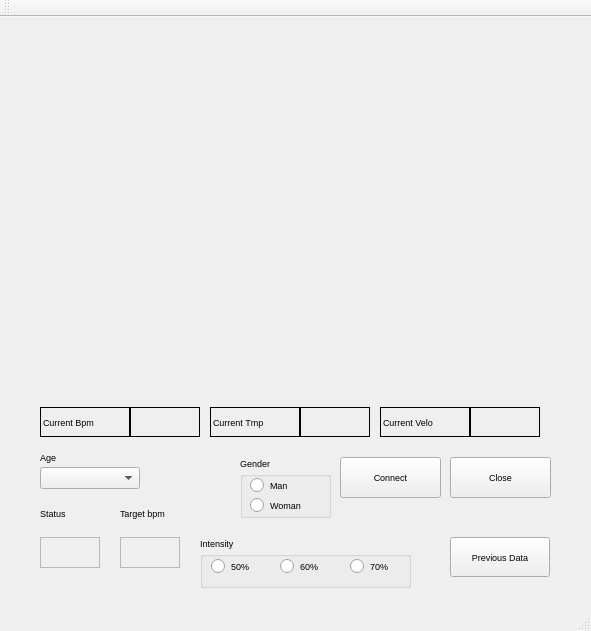
<?xml version="1.0" encoding="UTF-8"?>
<ui version="4.0">
 <class>MainWindow</class>
 <widget class="QMainWindow" name="MainWindow">
  <property name="geometry">
   <rect>
    <x>0</x>
    <y>0</y>
    <width>591</width>
    <height>631</height>
   </rect>
  </property>
  <property name="font">
   <font>
    <family>Arial</family>
    <pointsize>7</pointsize>
   </font>
  </property>
  <property name="windowTitle">
   <string>MainWindow</string>
  </property>
  <widget class="QWidget" name="centralWidget">
   <widget class="QPushButton" name="Connect">
    <property name="geometry">
     <rect>
      <x>340</x>
      <y>440</y>
      <width>101</width>
      <height>41</height>
     </rect>
    </property>
    <property name="text">
     <string>Connect</string>
    </property>
   </widget>
   <widget class="QPushButton" name="Close">
    <property name="geometry">
     <rect>
      <x>450</x>
      <y>440</y>
      <width>101</width>
      <height>41</height>
     </rect>
    </property>
    <property name="text">
     <string>Close</string>
    </property>
   </widget>
   <widget class="QLabel" name="label">
    <property name="geometry">
     <rect>
      <x>40</x>
      <y>390</y>
      <width>90</width>
      <height>30</height>
     </rect>
    </property>
    <property name="frameShape">
     <enum>QFrame::Box</enum>
    </property>
    <property name="text">
     <string>Current Bpm</string>
    </property>
    <property name="alignment">
     <set>Qt::AlignLeading|Qt::AlignLeft|Qt::AlignVCenter</set>
    </property>
   </widget>
   <widget class="QLabel" name="bpm_label">
    <property name="geometry">
     <rect>
      <x>130</x>
      <y>390</y>
      <width>70</width>
      <height>30</height>
     </rect>
    </property>
    <property name="frameShape">
     <enum>QFrame::Box</enum>
    </property>
    <property name="text">
     <string/>
    </property>
   </widget>
   <widget class="QPushButton" name="Pri_data_button">
    <property name="geometry">
     <rect>
      <x>450</x>
      <y>520</y>
      <width>100</width>
      <height>40</height>
     </rect>
    </property>
    <property name="text">
     <string>Previous Data</string>
    </property>
   </widget>
   <widget class="QCustomPlot" name="bpm_plot" native="true">
    <property name="geometry">
     <rect>
      <x>20</x>
      <y>10</y>
      <width>530</width>
      <height>180</height>
     </rect>
    </property>
   </widget>
   <widget class="QLabel" name="tmp_label">
    <property name="geometry">
     <rect>
      <x>300</x>
      <y>390</y>
      <width>70</width>
      <height>30</height>
     </rect>
    </property>
    <property name="frameShape">
     <enum>QFrame::Box</enum>
    </property>
    <property name="text">
     <string/>
    </property>
   </widget>
   <widget class="QLabel" name="label_8">
    <property name="geometry">
     <rect>
      <x>210</x>
      <y>390</y>
      <width>90</width>
      <height>30</height>
     </rect>
    </property>
    <property name="frameShape">
     <enum>QFrame::Box</enum>
    </property>
    <property name="text">
     <string>Current Tmp</string>
    </property>
    <property name="alignment">
     <set>Qt::AlignLeading|Qt::AlignLeft|Qt::AlignVCenter</set>
    </property>
   </widget>
   <widget class="QLabel" name="velo_label">
    <property name="geometry">
     <rect>
      <x>470</x>
      <y>390</y>
      <width>70</width>
      <height>30</height>
     </rect>
    </property>
    <property name="frameShape">
     <enum>QFrame::Box</enum>
    </property>
    <property name="text">
     <string/>
    </property>
   </widget>
   <widget class="QLabel" name="label_9">
    <property name="geometry">
     <rect>
      <x>380</x>
      <y>390</y>
      <width>90</width>
      <height>30</height>
     </rect>
    </property>
    <property name="frameShape">
     <enum>QFrame::Box</enum>
    </property>
    <property name="text">
     <string>Current Velo</string>
    </property>
    <property name="alignment">
     <set>Qt::AlignLeading|Qt::AlignLeft|Qt::AlignVCenter</set>
    </property>
   </widget>
   <widget class="QCustomPlot" name="tmp_plot" native="true">
    <property name="geometry">
     <rect>
      <x>20</x>
      <y>190</y>
      <width>530</width>
      <height>180</height>
     </rect>
    </property>
   </widget>
   <widget class="QComboBox" name="age_combo">
    <property name="geometry">
     <rect>
      <x>40</x>
      <y>450</y>
      <width>100</width>
      <height>22</height>
     </rect>
    </property>
   </widget>
   <widget class="QLabel" name="label_2">
    <property name="geometry">
     <rect>
      <x>40</x>
      <y>430</y>
      <width>81</width>
      <height>21</height>
     </rect>
    </property>
    <property name="text">
     <string>Age</string>
    </property>
   </widget>
   <widget class="QGroupBox" name="groupBox">
    <property name="geometry">
     <rect>
      <x>240</x>
      <y>440</y>
      <width>91</width>
      <height>61</height>
     </rect>
    </property>
    <property name="title">
     <string>Gender</string>
    </property>
    <widget class="QRadioButton" name="Man_button">
     <property name="geometry">
      <rect>
       <x>10</x>
       <y>20</y>
       <width>70</width>
       <height>16</height>
      </rect>
     </property>
     <property name="text">
      <string>Man</string>
     </property>
    </widget>
    <widget class="QRadioButton" name="Woman_button">
     <property name="geometry">
      <rect>
       <x>10</x>
       <y>40</y>
       <width>70</width>
       <height>16</height>
      </rect>
     </property>
     <property name="text">
      <string>Woman</string>
     </property>
    </widget>
   </widget>
   <widget class="QLabel" name="label_3">
    <property name="geometry">
     <rect>
      <x>40</x>
      <y>490</y>
      <width>56</width>
      <height>12</height>
     </rect>
    </property>
    <property name="text">
     <string>Status</string>
    </property>
   </widget>
   <widget class="QLabel" name="pulse_status_label">
    <property name="geometry">
     <rect>
      <x>40</x>
      <y>520</y>
      <width>60</width>
      <height>31</height>
     </rect>
    </property>
    <property name="frameShape">
     <enum>QFrame::StyledPanel</enum>
    </property>
    <property name="frameShadow">
     <enum>QFrame::Plain</enum>
    </property>
    <property name="lineWidth">
     <number>1</number>
    </property>
    <property name="text">
     <string/>
    </property>
   </widget>
   <widget class="QLabel" name="label_4">
    <property name="geometry">
     <rect>
      <x>120</x>
      <y>490</y>
      <width>80</width>
      <height>12</height>
     </rect>
    </property>
    <property name="text">
     <string>Target bpm</string>
    </property>
   </widget>
   <widget class="QLabel" name="pulse_target_label">
    <property name="geometry">
     <rect>
      <x>120</x>
      <y>520</y>
      <width>60</width>
      <height>31</height>
     </rect>
    </property>
    <property name="frameShape">
     <enum>QFrame::StyledPanel</enum>
    </property>
    <property name="frameShadow">
     <enum>QFrame::Plain</enum>
    </property>
    <property name="lineWidth">
     <number>1</number>
    </property>
    <property name="text">
     <string/>
    </property>
   </widget>
   <widget class="QGroupBox" name="groupBox_2">
    <property name="geometry">
     <rect>
      <x>200</x>
      <y>520</y>
      <width>211</width>
      <height>51</height>
     </rect>
    </property>
    <property name="title">
     <string>Intensity</string>
    </property>
    <widget class="QRadioButton" name="radio_50">
     <property name="geometry">
      <rect>
       <x>11</x>
       <y>21</y>
       <width>41</width>
       <height>16</height>
      </rect>
     </property>
     <property name="text">
      <string>50%</string>
     </property>
    </widget>
    <widget class="QRadioButton" name="radio_60">
     <property name="geometry">
      <rect>
       <x>80</x>
       <y>21</y>
       <width>41</width>
       <height>16</height>
      </rect>
     </property>
     <property name="text">
      <string>60%</string>
     </property>
    </widget>
    <widget class="QRadioButton" name="radio_70">
     <property name="geometry">
      <rect>
       <x>150</x>
       <y>21</y>
       <width>41</width>
       <height>16</height>
      </rect>
     </property>
     <property name="text">
      <string>70%</string>
     </property>
    </widget>
   </widget>
  </widget>
  <widget class="QMenuBar" name="menuBar">
   <property name="geometry">
    <rect>
     <x>0</x>
     <y>0</y>
     <width>591</width>
     <height>21</height>
    </rect>
   </property>
  </widget>
  <widget class="QToolBar" name="mainToolBar">
   <attribute name="toolBarArea">
    <enum>TopToolBarArea</enum>
   </attribute>
   <attribute name="toolBarBreak">
    <bool>false</bool>
   </attribute>
  </widget>
  <widget class="QStatusBar" name="statusBar"/>
 </widget>
 <layoutdefault spacing="6" margin="11"/>
 <customwidgets>
  <customwidget>
   <class>QCustomPlot</class>
   <extends>QWidget</extends>
   <header>qcustomplot.h</header>
   <container>1</container>
  </customwidget>
 </customwidgets>
 <resources/>
 <connections/>
</ui>
